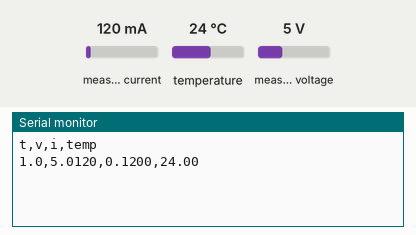
The sketch below on a simulated ESP32. Shown: the last lines printed to the serial monitor. The inputs (shaded band) are chosen by the test bench; at power-on: measured current 120 mA, temperature 24 °C, measured voltage 5 V.

Above: at 1.8 s.
1.9 s: measured current set to 40 mA
At 2.8 s:
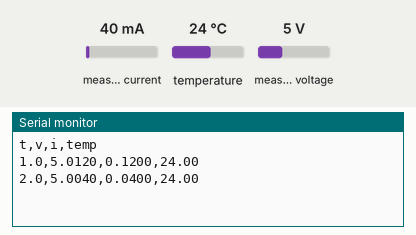
3.4 s: temperature set to 12 °C
At 4.7 s:
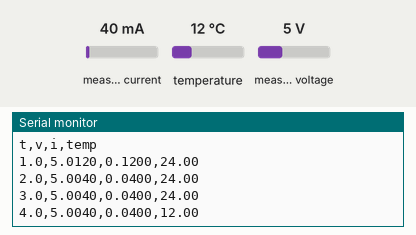
4.9 s: measured voltage set to 0.3 V
At 5.8 s:
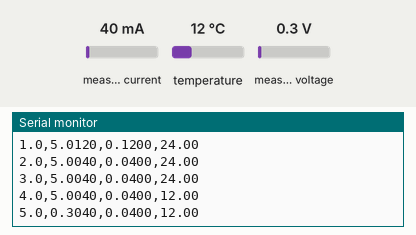
6.4 s: temperature set to 19 °C
At 7.7 s:
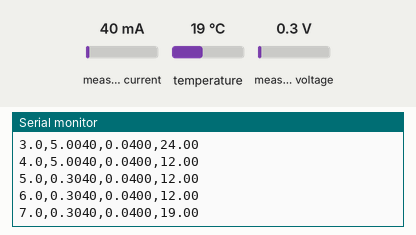
7.9 s: measured current set to 500 mA
At 8.8 s:
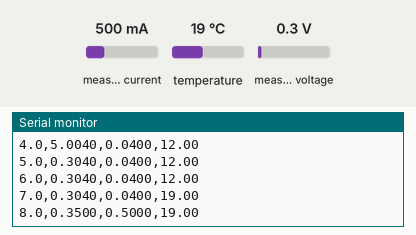
Timing chart, 0 to 10.4 s (numbered marks = the images above; inputs shaded):
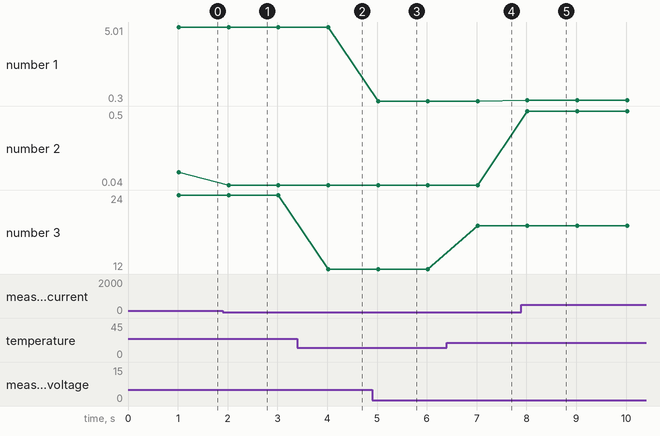

Measured:
- after the input at 1.9 s, the serial monitor: prints a new line after 0.12 s (image 1)
- after the input at 3.4 s, the serial monitor: prints a new line after 0.62 s (image 2)
- after the input at 4.9 s, the serial monitor: prints a new line after 0.12 s (image 3)
- after the input at 6.4 s, the serial monitor: prints a new line after 0.62 s (image 4)
- after the input at 7.9 s, the serial monitor: prints a new line after 0.12 s (image 5)
- plotted number 1: 5.01 → 5 after the input at 1.9 s, 5 → 0.3 after the input at 4.9 s, 0.3 → 0.35 after the input at 7.9 s
- plotted number 2: 0.12 → 0.04 after the input at 1.9 s, 0.04 → 0.5 after the input at 7.9 s
- plotted number 3: 24 → 12 after the input at 3.4 s, 12 → 19 after the input at 6.4 s

The sketch:

esp32_logger.ino
```cpp
// BatteryMRI - ESP32 charge logger  (TEMPLATE - not yet tested on a real cell; test with a protected 18650 under supervision)
// Hardware: ESP32 DevKit, INA219 (I2C: SDA=21, SCL=22) in series with the cell's charge path, DS18B20 on pin 4 (4.7k pull-up to 3V3).
// The ESP32 is a PASSIVE LOGGER. Charging itself is done by a protected charger module (e.g. TP4056 with protection) - never by this code.
// Output (115200 baud) is a CSV that the dashboard "Diagnose your data" tab reads:  t,v,i,temp   (seconds, volts, amps, deg C)
#include <Wire.h>
#include <Adafruit_INA219.h>
#include <OneWire.h>
#include <DallasTemperature.h>

Adafruit_INA219 ina;
OneWire oneWire(4);
DallasTemperature ds(&oneWire);
unsigned long t0;

void setup() {
  Serial.begin(115200);
  ina.begin();                       // default 32V / 2A range; use ina.setCalibration_16V_400mA() or a 0.01 ohm shunt for >2A
  ds.begin();
  ds.setWaitForConversion(false);
  Serial.println("t,v,i,temp");
  t0 = millis();
}

void loop() {
  static unsigned long last = 0;
  if (millis() - last >= 1000) {     // 1 sample per second is plenty for ICA
    last = millis();
    ds.requestTemperatures();
    float v = ina.getBusVoltage_V() + ina.getShuntVoltage_mV() / 1000.0;   // battery-side voltage
    float i = ina.getCurrent_mA() / 1000.0;
    float T = ds.getTempCByIndex(0);
    Serial.printf("%.1f,%.4f,%.4f,%.2f\n", (millis() - t0) / 1000.0, v, i, T);
  }
}
```
